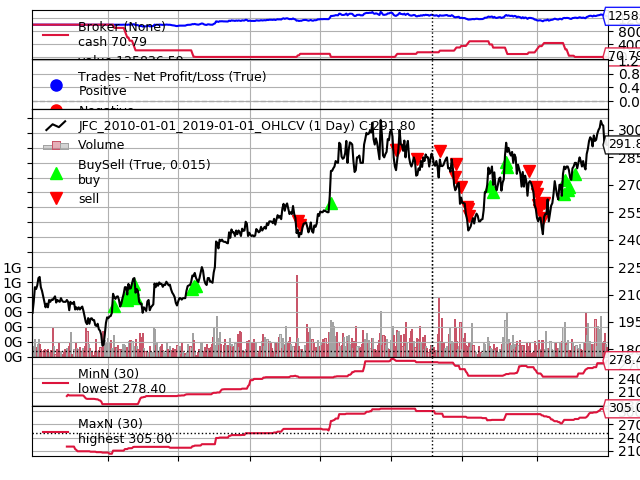

This figure's Python source:
from __future__ import (
    absolute_import,
    division,
    print_function,
    unicode_literals,
)

import datetime
import os.path
import sys
import backtrader as bt
import backtrader.feeds as btfeed

INIT_CASH = 100000
BAND_PERIOD = 30
COMMISSION_PER_TRANSACTION = 0.006
DATA_FILE = "examples/data/JFC_2010-01-01_2019-01-01_OHLCV.csv"


class MinMaxSupportResistance(bt.Strategy):
    def log(self, txt, dt=None):
        dt = dt or self.datas[0].datetime.date(0)
        print("%s, %s" % (dt.isoformat(), txt))

    def __init__(self):
        self.dataclose = self.datas[0].close
        self.order = None
        self.buyprice = None
        self.buycomm = None

        self.minn = bt.indicators.MinN(self.datas[0], period=BAND_PERIOD)
        self.maxn = bt.indicators.MaxN(self.datas[0], period=BAND_PERIOD)

    def notify_order(self, order):
        if order.status in [order.Submitted, order.Accepted]:
            return

        if order.status in [order.Completed]:
            if order.isbuy():
                self.log(
                    "BUY EXECUTED, Price: %.2f, Cost: %.2f, Comm %.2f"
                    % (
                        order.executed.price,
                        order.executed.value,
                        order.executed.comm,
                    )
                )

                self.buyprice = order.executed.price
                self.buycomm = order.executed.comm
            else:  # Sell
                self.log(
                    "SELL EXECUTED, Price: %.2f, Cost: %.2f, Comm %.2f"
                    % (
                        order.executed.price,
                        order.executed.value,
                        order.executed.comm,
                    )
                )

            self.bar_executed = len(self)

        elif order.status in [order.Canceled, order.Margin, order.Rejected]:
            self.log("Order Canceled/Margin/Rejected")

        # Write down: no pending order
        self.order = None

    def notify_cashvalue(self, cash, value):
        # Update cash and value every period
        self.log("Cash %s Value %s" % (cash, value))
        self.cash = cash
        self.value = value

    def notify_trade(self, trade):
        if not trade.isclosed:
            return

        self.log(
            "OPERATION PROFIT, GROSS %.2f, NET %.2f"
            % (trade.pnl, trade.pnlcomm)
        )

    def next(self):
        self.log("Close, %.2f" % self.dataclose[0])
        print("Max price:", self.maxn[0])
        print("Min price:", self.minn[0])
        if self.order:
            return

        # Only buy if there is enough cash for at least one stock
        if self.cash >= self.dataclose[0]:
            # Sell if the current closing is the lowest in the last N days
            if self.dataclose[0] == self.maxn:
                self.log("BUY CREATE, %.2f" % self.dataclose[0])
                # Take a 10% long position every time it's a buy signal (or whatever is afforder by the current cash position)
                # "size" refers to the number of stocks to purchase
                self.order = self.buy(
                    size=int(
                        min(
                            (INIT_CASH / self.dataclose[0]) * 0.1,
                            self.cash / self.dataclose[0],
                        )
                    )
                )

        # Only sell if you hold least one unit of the stock (and sell only that stock, so no short selling)
        if (self.value - self.cash) > 0:
            # Buy if the current closing is the highest in the last N days
            if self.dataclose[0] == self.minn:
                self.log("SELL CREATE, %.2f" % self.dataclose[0])
                # Sell a 5% sell position (or whatever is afforded by the current stock holding)
                # "size" refers to the number of stocks to purchase
                self.order = self.sell(
                    size=int(
                        min(
                            (INIT_CASH / self.dataclose[0]) * 0.05,
                            (self.value - self.cash) / self.dataclose[0],
                        )
                    )
                )


if __name__ == "__main__":
    cerebro = bt.Cerebro()
    cerebro.addstrategy(MinMaxSupportResistance)
    cerebro.broker.setcommission(commission=COMMISSION_PER_TRANSACTION)

    data = btfeed.GenericCSVData(
        dataname=DATA_FILE,
        fromdate=datetime.datetime(2017, 1, 1),
        todate=datetime.datetime(2019, 1, 1),
        nullvalue=0.0,
        dtformat=("%Y-%m-%d"),
        datetime=0,
        open=1,
        high=2,
        low=3,
        close=4,
        volume=5,
        openinterest=-1,
    )
    cerebro.adddata(data)
    cerebro.broker.setcash(INIT_CASH)
    print("Starting Portfolio Value: %.2f" % cerebro.broker.getvalue())
    cerebro.run()
    print("Final Portfolio Value: %.2f" % cerebro.broker.getvalue())
    cerebro.plot(figsize=(30, 15))
